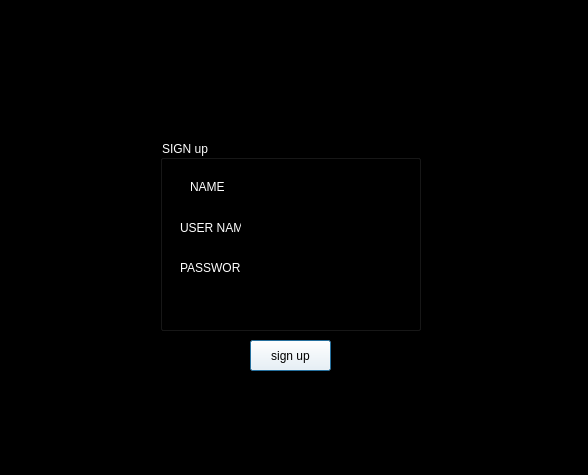
<?xml version="1.0" encoding="UTF-8"?>
<ui version="4.0">
 <class>create_account</class>
 <widget class="QDialog" name="create_account">
  <property name="geometry">
   <rect>
    <x>0</x>
    <y>0</y>
    <width>588</width>
    <height>475</height>
   </rect>
  </property>
  <property name="windowTitle">
   <string>Dialog</string>
  </property>
  <property name="styleSheet">
   <string notr="true">background-color: rgb(0, 0, 0);</string>
  </property>
  <widget class="QGroupBox" name="groupBox">
   <property name="geometry">
    <rect>
     <x>160</x>
     <y>140</y>
     <width>261</width>
     <height>191</height>
    </rect>
   </property>
   <property name="styleSheet">
    <string notr="true">font: 17pt &quot;Pristina&quot;;
background-color: rgb(0, 0, 0);
color: rgb(255, 255, 255);</string>
   </property>
   <property name="title">
    <string>SIGN up</string>
   </property>
   <widget class="QLabel" name="label">
    <property name="geometry">
     <rect>
      <x>20</x>
      <y>80</y>
      <width>61</width>
      <height>16</height>
     </rect>
    </property>
    <property name="styleSheet">
     <string notr="true">font: 10pt &quot;Pristina&quot;;</string>
    </property>
    <property name="text">
     <string>USER NAME</string>
    </property>
   </widget>
   <widget class="QLabel" name="label_2">
    <property name="geometry">
     <rect>
      <x>20</x>
      <y>120</y>
      <width>61</width>
      <height>16</height>
     </rect>
    </property>
    <property name="styleSheet">
     <string notr="true">font: 10pt &quot;Pristina&quot;;</string>
    </property>
    <property name="text">
     <string>PASSWORD</string>
    </property>
   </widget>
   <widget class="QLineEdit" name="lineEdit_2">
    <property name="geometry">
     <rect>
      <x>100</x>
      <y>80</y>
      <width>113</width>
      <height>20</height>
     </rect>
    </property>
   </widget>
   <widget class="QLineEdit" name="lineEdit_3">
    <property name="geometry">
     <rect>
      <x>100</x>
      <y>120</y>
      <width>113</width>
      <height>20</height>
     </rect>
    </property>
   </widget>
   <widget class="QLineEdit" name="lineEdit">
    <property name="geometry">
     <rect>
      <x>100</x>
      <y>40</y>
      <width>113</width>
      <height>20</height>
     </rect>
    </property>
   </widget>
   <widget class="QLabel" name="label_3">
    <property name="geometry">
     <rect>
      <x>30</x>
      <y>40</y>
      <width>47</width>
      <height>13</height>
     </rect>
    </property>
    <property name="styleSheet">
     <string notr="true">font: 11pt &quot;Pristina&quot;;
</string>
    </property>
    <property name="text">
     <string>NAME</string>
    </property>
   </widget>
  </widget>
  <widget class="QPushButton" name="pushButton">
   <property name="geometry">
    <rect>
     <x>250</x>
     <y>340</y>
     <width>81</width>
     <height>31</height>
    </rect>
   </property>
   <property name="styleSheet">
    <string notr="true">font: 16pt &quot;Pristina&quot;;
background-color: rgb(255, 255, 255);</string>
   </property>
   <property name="text">
    <string>sign up</string>
   </property>
  </widget>
 </widget>
 <tabstops>
  <tabstop>lineEdit</tabstop>
  <tabstop>lineEdit_2</tabstop>
  <tabstop>lineEdit_3</tabstop>
  <tabstop>pushButton</tabstop>
 </tabstops>
 <resources/>
 <connections/>
</ui>
